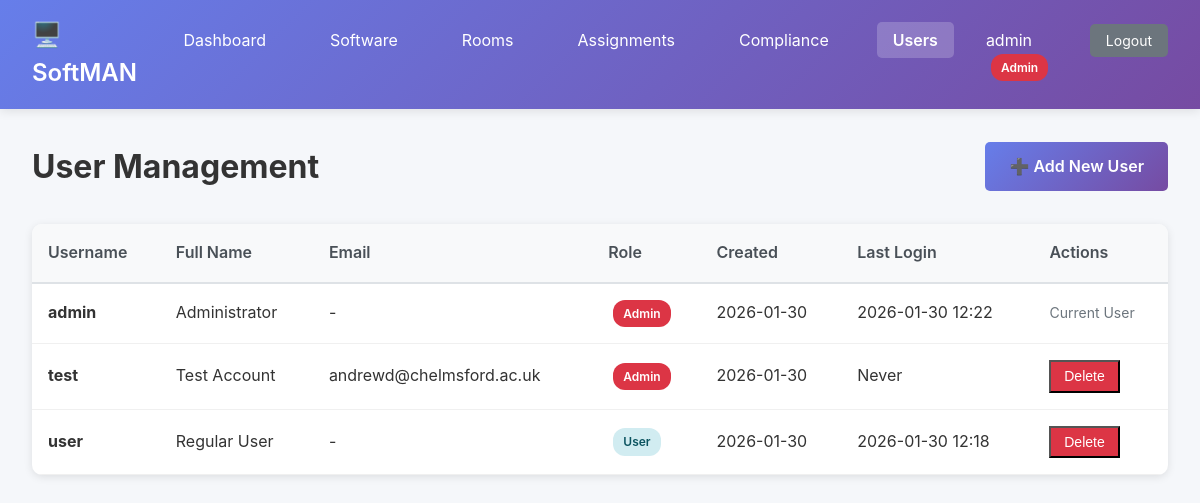
Before: /users (signed in) with the older database file.
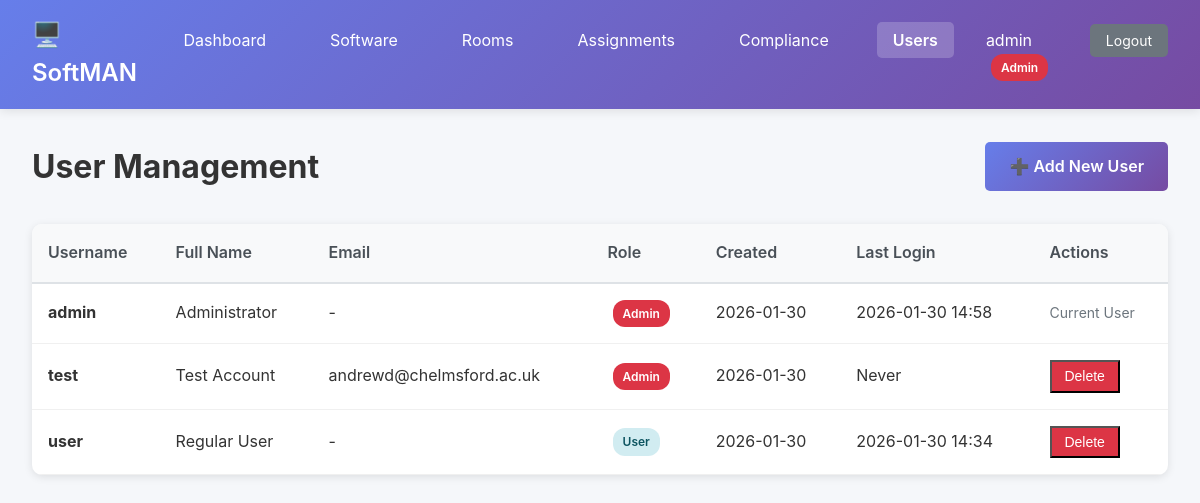
After: the same page with the newer database file.
### tables this page shows
CREATE TABLE users (
    id INTEGER PRIMARY KEY AUTOINCREMENT,
    username TEXT NOT NULL UNIQUE,
    password_hash TEXT NOT NULL,
    full_name TEXT,
    email TEXT,
    is_superuser BOOLEAN DEFAULT 0,
    created_at TIMESTAMP DEFAULT CURRENT_TIMESTAMP,
    last_login TIMESTAMP
);

### app.py (the view)
@app.route('/users')
@login_required
@superuser_required
def users_list():
    conn = get_db()
    cursor = conn.cursor()
    cursor.execute('''
        SELECT id, username, full_name, email, is_superuser, created_at, last_login
        FROM users
        ORDER BY username
    ''')
    users = cursor.fetchall()
    conn.close()
    return render_template('users_list.html', users=users)

### app.py (called while the page is built)
@login_manager.user_loader
def load_user(user_id):
    conn = get_db()
    cursor = conn.cursor()
    cursor.execute('SELECT id, username, full_name, is_superuser FROM users WHERE id = ?', (user_id,))
    user_data = cursor.fetchone()
    conn.close()
    if user_data:
        return User(user_data['id'], user_data['username'], user_data['full_name'], user_data['is_superuser'])
    return None

@app.context_processor
def inject_pending_assignments():
    if current_user.is_authenticated:
        conn = get_db()
        cursor = conn.cursor()
        cursor.execute('''
            SELECT COUNT(*) as count
            FROM assignments
            WHERE assigned_to = ? AND status = 'pending'
        ''', (current_user.id,))
        result = cursor.fetchone()
        conn.close()
        return {'pending_assignments_count': result['count'] if result else 0}
    return {'pending_assignments_count': 0}

def superuser_required(f):
    @wraps(f)
    def decorated_function(*args, **kwargs):
        if not current_user.is_authenticated or not current_user.is_superuser:
            flash('You need superuser privileges to access this page.', 'error')
            return redirect(url_for('index'))
        return f(*args, **kwargs)
    return decorated_function

def get_db():
    conn = sqlite3.connect(DB_PATH)
    conn.row_factory = sqlite3.Row
    return conn

### templates/users_list.html (shortened to what this page needs)
<!DOCTYPE html>
<html lang="en">
<head>
    <link rel="stylesheet" href="{{ url_for('static', filename='style.css') }}">
</head>
<body>
    <nav class="navbar">
        <div class="nav-brand">
            <h1>🖥️ SoftMAN</h1>
        </div>
        <ul class="nav-menu">
            <li><a href="{{ url_for('index') }}">Dashboard</a></li>
            <li><a href="{{ url_for('software_list') }}">Software</a></li>
            <li><a href="{{ url_for('rooms_list') }}">Rooms</a></li>
            <li><a href="{{ url_for('my_assignments') }}">{% if current_user.is_superuser %}Assignments{% else %}My Assignments{% endif %}</a></li>
            {% if current_user.is_superuser %}
            <li><a href="{{ url_for('compliance_report') }}">Compliance</a></li>
            <li><a href="{{ url_for('users_list') }}" class="active">Users</a></li>
            {% endif %}
            <li class="user-info">
                {{ current_user.username }}
                {% if current_user.is_superuser %}
                <span class="badge badge-admin">Admin</span>
                {% endif %}
            </li>
            <li><a href="{{ url_for('logout') }}" class="btn-sm btn-secondary">Logout</a></li>
        </ul>
    </nav>
    <div class="container">
        <div class="page-header">
            <h2>User Management</h2>
            <a href="{{ url_for('add_user') }}" class="btn btn-primary">➕ Add New User</a>
        </div>
        <div class="table-container">
            <table class="data-table">
                <thead>
                    <tr>
                        <th>Username</th>
                        <th>Full Name</th>
                        <th>Email</th>
                        <th>Role</th>
                        <th>Created</th>
                        <th>Last Login</th>
                        <th>Actions</th>
                    </tr>
                </thead>
                <tbody>
                    {% for user in users %}
                    <tr>
                        <td><strong>{{ user.username }}</strong></td>
                        <td>{{ user.full_name or '-' }}</td>
                        <td>{{ user.email or '-' }}</td>
                        <td>
                            {% if user.is_superuser %}
                            <span class="badge badge-admin">Admin</span>
                            {% else %}
                            <span class="badge badge-info">User</span>
                            {% endif %}
                        </td>
                        <td>{{ user.created_at[:10] if user.created_at else '-' }}</td>
                        <td>{{ user.last_login[:16] if user.last_login else 'Never' }}</td>
                        <td>
                            {% if user.id != current_user.id %}
                            <form method="post" action="{{ url_for('delete_user', user_id=user.id) }}" style="display:inline;" onsubmit="return confirm('Delete user {{ user.username }}?');">
                                <button type="submit" class="btn-sm btn-danger">Delete</button>
                            </form>
                            {% else %}
                            <span class="text-muted">Current User</span>
                            {% endif %}
                        </td>
                    </tr>
                    {% endfor %}
                </tbody>
            </table>
        </div>
    </div>
</body>
</html>

### static/style.css (style rules this page uses)
* { margin: 0; padding: 0; box-sizing: border-box; }
body { font-family: -apple-system, BlinkMacSystemFont, 'Segoe UI', Roboto, 'Helvetica Neue', Arial, sans-serif; background: #f5f7fa; color: #333; line-height: 1.6; }
.navbar { background: linear-gradient(135deg, #667eea 0%, #764ba2 100%); color: white; padding: 1rem 2rem; box-shadow: 0 2px 10px rgba(0,0,0,0.1); display: flex; justify-content: space-between; align-items: center; }
.nav-brand h1 { font-size: 1.5rem; font-weight: 600; }
.nav-menu { display: flex; list-style: none; gap: 2rem; }
.nav-menu a { color: white; text-decoration: none; padding: 0.5rem 1rem; border-radius: 5px; transition: background 0.3s; position: relative; }
.nav-menu a.active { background: rgba(255,255,255,0.2); font-weight: 600; }
.badge { background: #ff4444; color: white; padding: 2px 8px; border-radius: 12px; font-size: 0.75rem; margin-left: 5px; }
.container { max-width: 1400px; margin: 2rem auto; padding: 0 2rem; }
.page-header { display: flex; justify-content: space-between; align-items: center; margin-bottom: 2rem; }
.page-header h2 { font-size: 2rem; color: #333; }
.table-container { background: white; border-radius: 10px; box-shadow: 0 2px 8px rgba(0,0,0,0.1); overflow-x: auto; margin-bottom: 2rem; }
.data-table { width: 100%; border-collapse: collapse; }
.data-table thead { background: #f8f9fa; border-bottom: 2px solid #dee2e6; }
.data-table th { padding: 1rem; text-align: left; font-weight: 600; color: #495057; white-space: nowrap; }
.data-table td { padding: 1rem; border-bottom: 1px solid #f0f0f0; }
.text-muted { color: #6c757d; font-size: 0.875rem; }
.badge { padding: 4px 10px; border-radius: 12px; font-size: 0.75rem; font-weight: 600; display: inline-block; white-space: nowrap; }
.badge-info { background: #d1ecf1; color: #0c5460; }
.badge-admin { background: #dc3545; color: white; }
.btn { padding: 0.75rem 1.5rem; border: none; border-radius: 5px; font-size: 1rem; font-weight: 600; cursor: pointer; transition: all 0.3s; text-decoration: none; display: inline-block; }
.btn-primary { background: linear-gradient(135deg, #667eea 0%, #764ba2 100%); color: white; }
.btn-secondary { background: #6c757d; color: white; }
.btn-danger { background: #dc3545; color: white; }
.btn-sm { padding: 0.4rem 0.8rem; font-size: 0.875rem; }

Changed rows visible on the page:
changed users "admin": last_login "2026-01-30 12:22" → "2026-01-30 14:58"
changed users "user": last_login "2026-01-30 12:18" → "2026-01-30 14:34"
